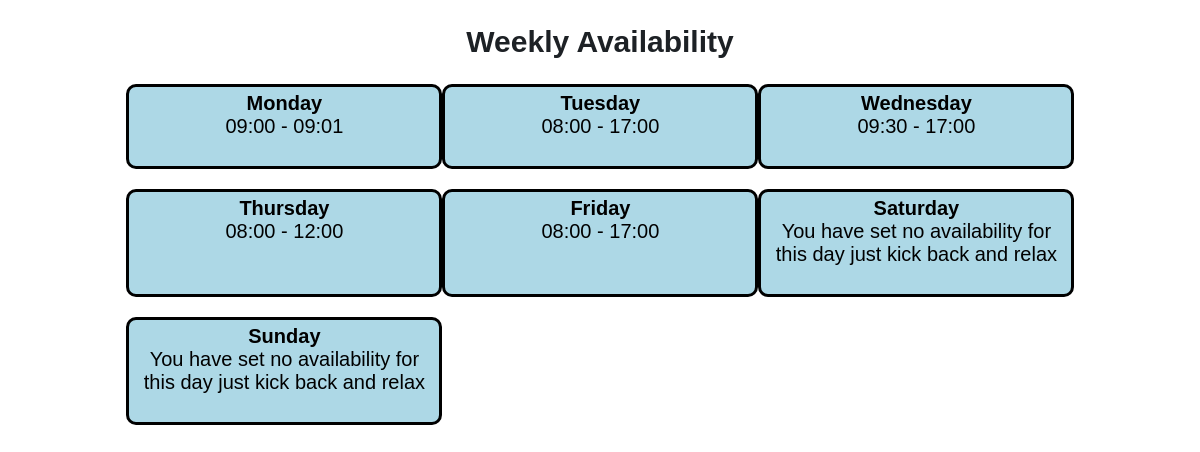
Screenshot of /availability (signed in) with the database file from the repository.
### tables this page shows
CREATE TABLE availability (
            usrId integer,
            day text,
            startTime text,
            endTime text,
            PRIMARY KEY (usrId, day)
            );

### app.py (the view)
@app.route('/availability')
def availability():
    usrObj = user(session['usrId'])
    days = ['monday', 'tuesday', 'wednesday', 'thursday', 'friday', 'saturday', 'sunday']
    avail = usrObj.getAvail()
    return render_template('availability.html', avail=avail, days=days)

### database.py (called while the page is built)
    def search(self, col="null", search="null"):
        conn = sqlite3.connect('main.db')
        c = conn.cursor()
        if col == "email":
            c.execute(f'SELECT * FROM users WHERE email="{search}"')
            data = c.fetchall()
        elif col == "password":
            c.execute(f'SELECT * FROM users WHERE password="{search}"')
            data = c.fetchall()
        elif col == "usrId":
            c.execute(f'SELECT * FROM users WHERE usrId="{search}"')
            data = c.fetchall()
        elif col == "postcode":
            c.execute(f'SELECT * FROM users WHERE postcode="{search}"')
            data = c.fetchall()
        else:
            c.execute(f'SELECT * FROM users')
            data = c.fetchall()
        conn.commit()
        conn.close()
        return(data)

    def getAvail(self, usrId):
        days = ['monday', 'tuesday', 'wednesday', 'thursday', 'friday', 'saturday', 'sunday']
        conn = sqlite3.connect('main.db')
        c = conn.cursor()
        avail = []
        for i in days:
            try:
                c.execute(f'select * FROM availability WHERE usrId = {usrId} AND day = "{i}"')
                data = c.fetchall()
                avail.append([[data[0][2]],[data[0][3]]])
            except:
                avail.append(['none', 'none'])
        return(avail)

### user.py (called while the page is built)
    def getAvail(self):
        avail = db.getAvail(self.usrId)
        return avail

### templates/availability.html (shortened to what this page needs)
<!DOCTYPE html>
<html lang="en">
<head>
    <link rel="stylesheet" href="{{ url_for('static', filename='css/main.css') }}">
    <link rel="stylesheet" href="{{ url_for('static', filename='css/availability.css') }}">
</head>
<body>
    <h2>Weekly Availability</h2>
    <div class="gridContainer">
        {% for i in range(0,7) %}
            <a class="link" href="editAvail/{{ days[i] }}">
                <span style="font-weight: bold;">{{ (days[i]).capitalize() }}</span><br>
                {% if avail[i][0] == 'none' %}
                    You have set no availability for <br>this day just kick back and relax<br><br>
                {% else %}
                    {{ avail[i][0][0] }} - {{ avail[i][1][0] }} <br><br>
                {% endif %}
            </a>
        {% endfor %}
    </div>
</body>
</html>

### static/css/main.css (style rules this page uses)
body { font-size: 20px; font-weight: 100; text-decoration: none; text-align: center; color: rgb(29, 33, 37); font-family: Arial, Helvetica, sans-serif; }

### static/css/availability.css (style rules this page uses)
.gridContainer { display: grid; grid-template-columns: auto auto auto; grid: 1px 1px; padding-left: 10%; padding-right: 10%; }
a { margin-left: auto; margin-right: auto; display: block; background-color: lightblue; border: 3px solid black; width: 290px; padding: 5px 10px; margin-bottom: 20px; text-decoration: none; color: black; border-radius: 10px; }

### rows the page displays
availability: day "Monday", startTime "09:00", endTime "09:01"
availability: day "Tuesday", startTime "08:00", endTime "17:00"
availability: day "Wednesday", startTime "09:30", endTime "17:00"
availability: day "Thursday", startTime "08:00", endTime "12:00"
availability: day "Friday", startTime "08:00", endTime "17:00"

### other values shown
{{ (days[i]).capitalize() }} "Saturday" "Sunday"
